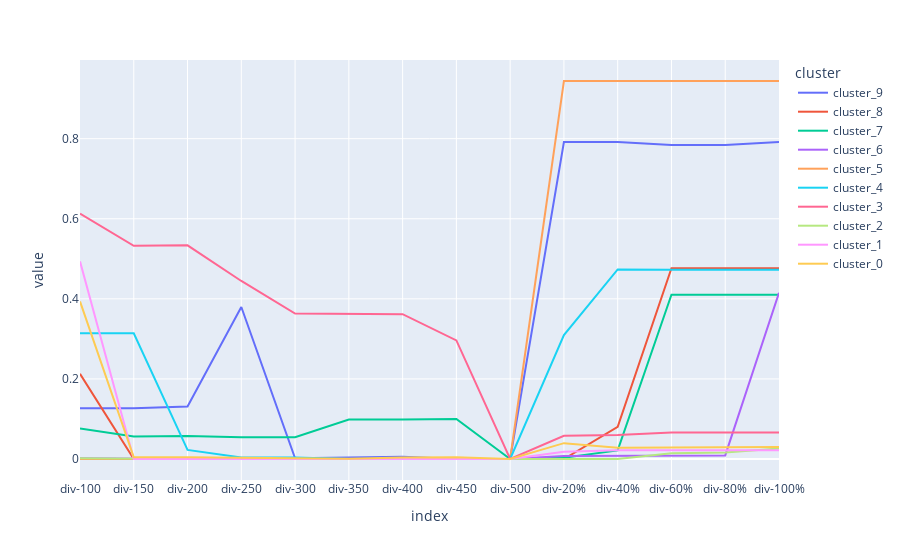

Here is the notebook cell this chart was saved with:
### Code cell
fig = px.line(cons_div)
fig.show()

### Figure 1 — Plotly figure (JSON) as saved in the notebook; plotly's stock layout.template omitted (floating-point values rounded to 4 significant figures)
{"data": [{"hovertemplate": "cluster=cluster_9<br>index=%{x}<br>value=%{y}<extra></extra>", "legendgroup": "cluster_9", "line": {"color": "#636efa", "dash": "solid"}, "marker": {"symbol": "circle"}, "mode": "lines", "name": "cluster_9", "orientation": "v", "showlegend": true, "type": "scatter", "x": ["div-100", "div-150", "div-200", "div-250", "div-300", "div-350", "div-400", "div-450", "div-500", "div-20%", "div-40%", "div-60%", "div-80%", "div-100%"], "xaxis": "x", "y": [0.127, 0.127, 0.131, 0.3797, 0.001779, 0.003559, 0.005338, 0, 0, 0.7917, 0.7917, 0.7841, 0.7841, 0.7917], "yaxis": "y"}, {"hovertemplate": "cluster=cluster_8<br>index=%{x}<br>value=%{y}<extra></extra>", "legendgroup": "cluster_8", "line": {"color": "#EF553B", "dash": "solid"}, "marker": {"symbol": "circle"}, "mode": "lines", "name": "cluster_8", "orientation": "v", "showlegend": true, "type": "scatter", "x": ["div-100", "div-150", "div-200", "div-250", "div-300", "div-350", "div-400", "div-450", "div-500", "div-20%", "div-40%", "div-60%", "div-80%", "div-100%"], "xaxis": "x", "y": [0.2129, 0, 0, 0, 0, 0, 0, 0, 0, 0, 0.08057, 0.4765, 0.4765, 0.4765], "yaxis": "y"}, {"hovertemplate": "cluster=cluster_7<br>index=%{x}<br>value=%{y}<extra></extra>", "legendgroup": "cluster_7", "line": {"color": "#00cc96", "dash": "solid"}, "marker": {"symbol": "circle"}, "mode": "lines", "name": "cluster_7", "orientation": "v", "showlegend": true, "type": "scatter", "x": ["div-100", "div-150", "div-200", "div-250", "div-300", "div-350", "div-400", "div-450", "div-500", "div-20%", "div-40%", "div-60%", "div-80%", "div-100%"], "xaxis": "x", "y": [0.07616, 0.05651, 0.05749, 0.05453, 0.05423, 0.09874, 0.09874, 0.1001, 0, 0.003432, 0.02153, 0.4101, 0.4101, 0.4101], "yaxis": "y"}, {"hovertemplate": "cluster=cluster_6<br>index=%{x}<br>value=%{y}<extra></extra>", "legendgroup": "cluster_6", "line": {"color": "#ab63fa", "dash": "solid"}, "marker": {"symbol": "circle"}, "mode": "lines", "name": "cluster_6", "orientation": "v", "showlegend": true, "type": "scatter", "x": ["div-100", "div-150", "div-200", "div-250", "div-300", "div-350", "div-400", "div-450", "div-500", "div-20%", "div-40%", "div-60%", "div-80%", "div-100%"], "xaxis": "x", "y": [0.001668, 0, 0, 0, 0, 0, 0, 0, 0, 0.007795, 0.007795, 0.007795, 0.008909, 0.4149], "yaxis": "y"}, {"hovertemplate": "cluster=cluster_5<br>index=%{x}<br>value=%{y}<extra></extra>", "legendgroup": "cluster_5", "line": {"color": "#FFA15A", "dash": "solid"}, "marker": {"symbol": "circle"}, "mode": "lines", "name": "cluster_5", "orientation": "v", "showlegend": true, "type": "scatter", "x": ["div-100", "div-150", "div-200", "div-250", "div-300", "div-350", "div-400", "div-450", "div-500", "div-20%", "div-40%", "div-60%", "div-80%", "div-100%"], "xaxis": "x", "y": [0, 0, 0, 0, 0, 0, 0, 0, 0, 0.9441, 0.9441, 0.9441, 0.9441, 0.9441], "yaxis": "y"}, {"hovertemplate": "cluster=cluster_4<br>index=%{x}<br>value=%{y}<extra></extra>", "legendgroup": "cluster_4", "line": {"color": "#19d3f3", "dash": "solid"}, "marker": {"symbol": "circle"}, "mode": "lines", "name": "cluster_4", "orientation": "v", "showlegend": true, "type": "scatter", "x": ["div-100", "div-150", "div-200", "div-250", "div-300", "div-350", "div-400", "div-450", "div-500", "div-20%", "div-40%", "div-60%", "div-80%", "div-100%"], "xaxis": "x", "y": [0.3141, 0.3141, 0.02264, 0.003704, 0.003704, 0, 0, 0, 0, 0.3094, 0.4735, 0.4726, 0.4726, 0.4726], "yaxis": "y"}, {"hovertemplate": "cluster=cluster_3<br>index=%{x}<br>value=%{y}<extra></extra>", "legendgroup": "cluster_3", "line": {"color": "#FF6692", "dash": "solid"}, "marker": {"symbol": "circle"}, "mode": "lines", "name": "cluster_3", "orientation": "v", "showlegend": true, "type": "scatter", "x": ["div-100", "div-150", "div-200", "div-250", "div-300", "div-350", "div-400", "div-450", "div-500", "div-20%", "div-40%", "div-60%", "div-80%", "div-100%"], "xaxis": "x", "y": [0.6127, 0.5325, 0.5336, 0.4446, 0.3633, 0.3626, 0.3618, 0.2963, 0, 0.05809, 0.0602, 0.06642, 0.06642, 0.06642], "yaxis": "y"}, {"hovertemplate": "cluster=cluster_2<br>index=%{x}<br>value=%{y}<extra></extra>", "legendgroup": "cluster_2", "line": {"color": "#B6E880", "dash": "solid"}, "marker": {"symbol": "circle"}, "mode": "lines", "name": "cluster_2", "orientation": "v", "showlegend": true, "type": "scatter", "x": ["div-100", "div-150", "div-200", "div-250", "div-300", "div-350", "div-400", "div-450", "div-500", "div-20%", "div-40%", "div-60%", "div-80%", "div-100%"], "xaxis": "x", "y": [0.001601, 0, 0, 0, 0, 0, 0, 0, 0, 0, 0, 0.01454, 0.01608, 0.02619], "yaxis": "y"}, {"hovertemplate": "cluster=cluster_1<br>index=%{x}<br>value=%{y}<extra></extra>", "legendgroup": "cluster_1", "line": {"color": "#FF97FF", "dash": "solid"}, "marker": {"symbol": "circle"}, "mode": "lines", "name": "cluster_1", "orientation": "v", "showlegend": true, "type": "scatter", "x": ["div-100", "div-150", "div-200", "div-250", "div-300", "div-350", "div-400", "div-450", "div-500", "div-20%", "div-40%", "div-60%", "div-80%", "div-100%"], "xaxis": "x", "y": [0.4936, 0, 0, 0, 0, 0, 0, 0, 0, 0.01811, 0.02176, 0.02176, 0.02176, 0.02176], "yaxis": "y"}, {"hovertemplate": "cluster=cluster_0<br>index=%{x}<br>value=%{y}<extra></extra>", "legendgroup": "cluster_0", "line": {"color": "#FECB52", "dash": "solid"}, "marker": {"symbol": "circle"}, "mode": "lines", "name": "cluster_0", "orientation": "v", "showlegend": true, "type": "scatter", "x": ["div-100", "div-150", "div-200", "div-250", "div-300", "div-350", "div-400", "div-450", "div-500", "div-20%", "div-40%", "div-60%", "div-80%", "div-100%"], "xaxis": "x", "y": [0.3936, 0.004099, 0.004099, 0.003188, 0.003264, 0.0006815, 0.004023, 0.004099, 0, 0.0396, 0.02809, 0.02809, 0.02986, 0.02986], "yaxis": "y"}], "layout": {"legend": {"title": {"text": "cluster"}, "tracegroupgap": 0}, "margin": {"t": 60}, "xaxis": {"anchor": "y", "domain": [0, 1], "title": {"text": "index"}}, "yaxis": {"anchor": "x", "domain": [0, 1], "title": {"text": "value"}}}}
